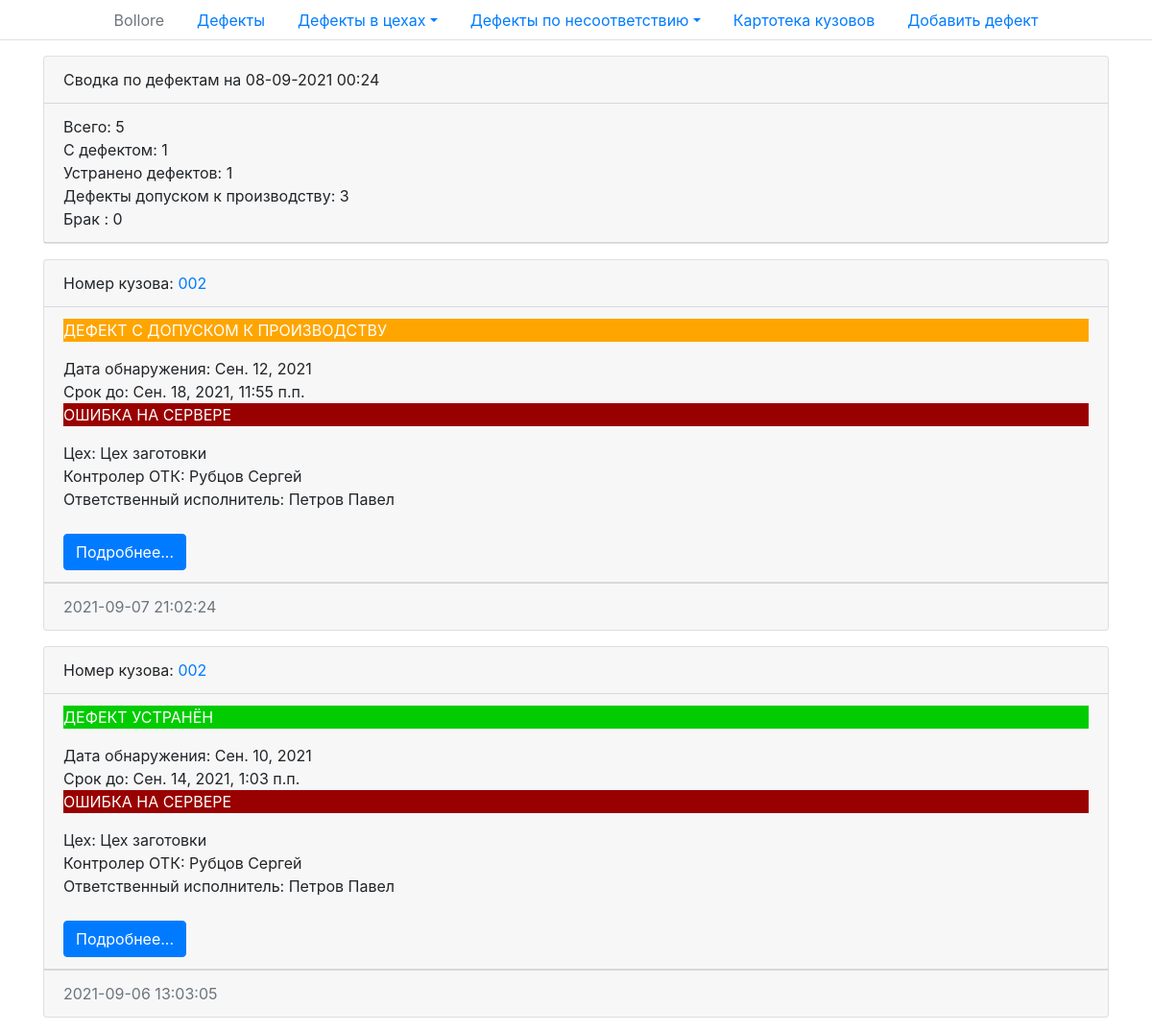
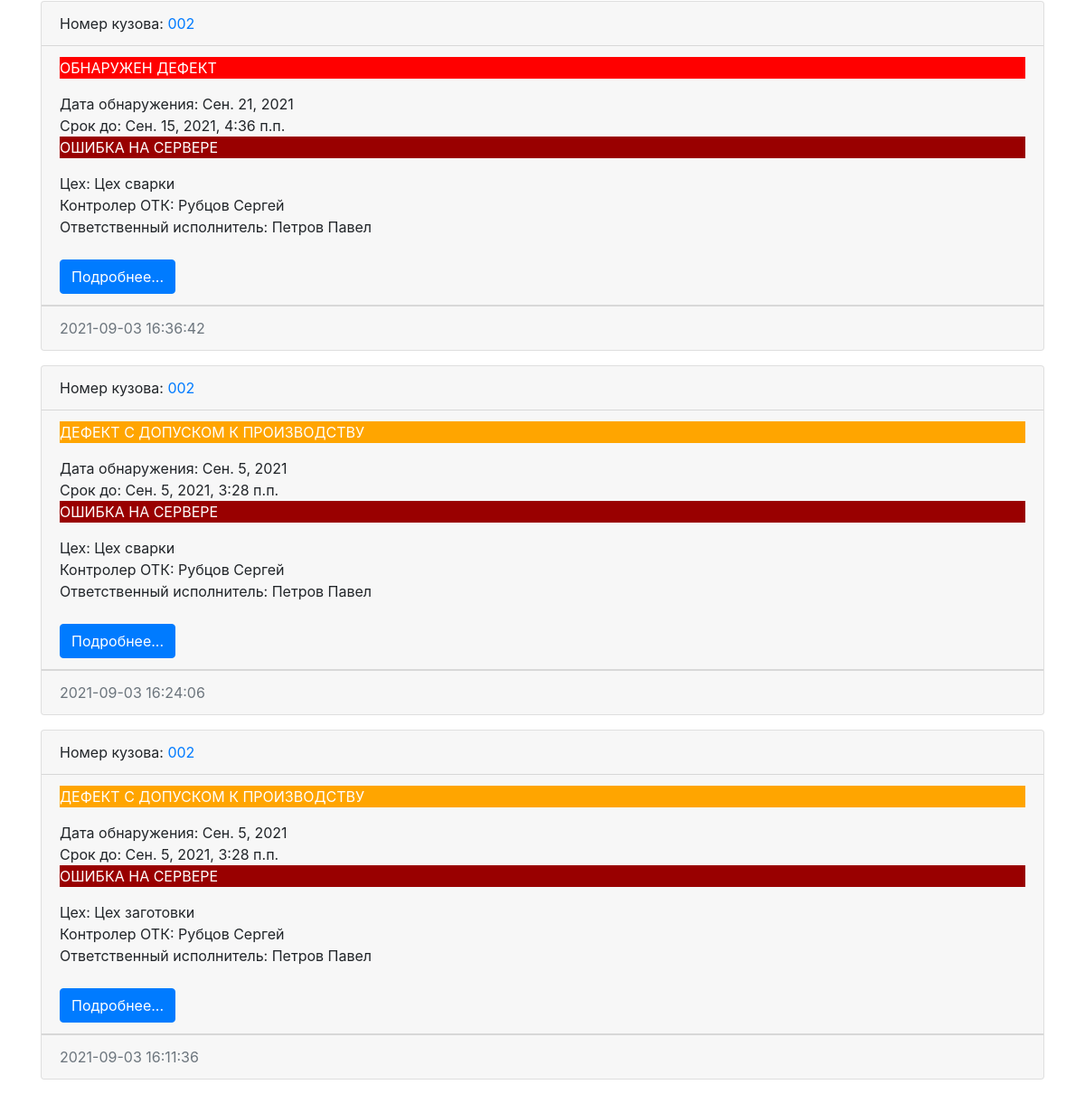
Page /body/2/ on the committed database (2 pictures, top to bottom).
### defects/models.py (models this page shows, shortened)
class Defects(models.Model):
    created_at = models.DateTimeField(auto_now_add=True, verbose_name='Дата создания')
    date_defect_detection = models.DateField(verbose_name='Дата обнаружения')
    term_up_to = models.DateTimeField(verbose_name='Срок до')
    status = models.ForeignKey(Status,
                               on_delete=models.PROTECT,
                               related_name='defects_status',
                               verbose_name='Статус дефекта',
                               )
    workshop = models.ForeignKey(Workshops,
                                 on_delete=models.PROTECT,
                                 related_name='defects_workshop',
                                 verbose_name='Цех'
                                 )
    detail = models.ForeignKey(Details,
                               on_delete=models.PROTECT,
                               related_name='defects_detail',
                               verbose_name='Деталь',
                               blank=True
                               )
    body_number = models.ForeignKey(Bodies,
                                    on_delete=models.PROTECT,
                                    related_name='defects_body_number',
                                    verbose_name='Номер кузова',
                                    )
    type_of_discrepancy = models.ForeignKey(TypeOfMismatch,
                                            on_delete=models.PROTECT,
                                            related_name='defects_type_of_discrepancy',
                                            verbose_name='Тип несоответствия',
                                            )
    number_of_inconsistencies = models.IntegerField(default=1,
                                                    verbose_name='Колличество несоответствий',
                                                    )
    priority = models.ForeignKey(Priority,
                                 on_delete=models.PROTECT,
                                 related_name='defects_priority',
                                 verbose_name='Приоритет',
                                 )
    discrepancy_description = models.TextField(blank=True, verbose_name='Описание несоответствия',
                                               default='Отсутствует')
    quality_controller = models.ForeignKey(User,
                                           on_delete=models.PROTECT,
                                           related_name='defects_quality_controller',
                                           verbose_name='Контролер ОТК',
                                           blank=True,
                                           null=True
                                           )
    responsible_executor = models.ForeignKey(User,
                                             on_delete=models.PROTECT,
                                             related_name='defects_responsible_executor',
                                             verbose_name='Ответственный исполнитель',
                                             null=True
                                             )
    def get_absolute_url(self):
        return reverse('defect', kwargs={'defect_id': self.pk})
    class Meta:
        verbose_name = 'дефект'
        verbose_name_plural = 'Дефекты'
        ordering = ['-created_at']

class Bodies(models.Model):
    body_number = models.CharField(max_length=150, unique=True, verbose_name='Номер кузова')
    def get_absolute_url(self):
        return reverse('bodies', kwargs={'body_id': self.pk})
    def __str__(self):
        return self.body_number
    class Meta:
        verbose_name = 'номер кузова'
        verbose_name_plural = 'Номера кузовов'

class Workshops(models.Model):
    name_workshop = models.CharField(max_length=150, verbose_name='Цех')
    responsible_executor = models.ForeignKey(User,
                                             on_delete=models.PROTECT,
                                             related_name='workshops_responsible_executor',
                                             verbose_name='Ответственный исполнитель'
                                             )
    def get_absolute_url(self):
        return reverse('workshops', kwargs={'shop_id': self.pk})
    def __str__(self):
        return self.name_workshop
    class Meta:
        verbose_name = 'цех'
        verbose_name_plural = 'Цеха'

### defects/views.py (the view)
# urls.py: path('body/<int:body_id>/', show_body, name='bodies'),
def show_body(request, body_id):
    defects = Defects.objects.filter(body_number_id=body_id)
    shops = Workshops.objects.all()
    counters = {'defect_count': Defects.objects.filter(status=1, body_number_id=body_id).count(),
                'defect_eliminated_count': Defects.objects.filter(status=2, body_number_id=body_id).count(),
                'defect_approved_count': Defects.objects.filter(status=3, body_number_id=body_id).count(),
                'production_defect_count': Defects.objects.filter(status=4, body_number_id=body_id).count(),
                }
    if len(defects) == 0:
        raise Http404
    context = {
        'defects': defects,
        'title': 'Все дефекты по выбранному кузову',
        'shops': shops,
        'counters': counters,
    }
    return render(request, 'defects/index.html', context)

### defects/templates/defects/index.html (shortened to what this page needs)
{% extends 'base.html' %}
{% block content %}
  {% include 'inc/_counters.html' %}
  {% for item in defects %}
    <div class="card mb-3">
      <div class="card-header">
        Номер кузова: <a href="{{ item.body_number.get_absolute_url }}">{{ item.body_number }}</a>
      </div>
      <div class="card-header">
        {% if item.status.pk == 4 %}
          <p style="background-color:#990000; color:#ffffff"> БРАК </p>
        {% elif item.status.pk == 3 %}
          <p style="background-color:#ffa500; color:#ffffff"> ДЕФЕКТ C ДОПУСКОМ К ПРОИЗВОДСТВУ </p>
        {% elif item.status.pk == 2 %}
          <p style="background-color:#00cc00; color:#ffffff"> ДЕФЕКТ УСТРАНЁН </p>
          {% elif item.status.pk == 1 %}
          <p style="background-color:#ff0000; color:#ffffff"> ОБНАРУЖЕН ДЕФЕКТ </p>
        {% else %}
          <p style="background-color:#ff0000; color:#ffffff">ОШИБКА В ПРОГРАММЕ</p>
        {% endif %}
        Дата обнаружения: {{ item.date_defect_detection }}
        <br> Срок до: {{ item.term_up_to }}
        <br>
        {% if 1 <= item.risk_level and item.risk_level <= 5 %}
          <p style="background-color:#00ff00; color:#ffffff"> НЕВЫСОКИЙ РИСК </p>
        {% elif 6 <= item.risk_level and item.risk_level <= 10 %}
          <p style="background-color:#ffa500; color:#ffffff"> СРЕДНИЙ РИСК </p>
        {% elif 12 <= item.risk_level and item.risk_level <= 15 %}
          <p style="background-color:#ff0000; color:#ffffff"> ВЫСОКИЙ РИСК </p>
        {% elif 16 <= item.risk_level and item.risk_level <= 25 %}
          <p style="background-color:#990000; color:#ffffff"> КРАЙНЕ ВЫСОКИЙ РИСК </p>
        {% else %}
          <p style="background-color:#990000; color:#ffffff"> ОШИБКА НА СЕРВЕРЕ </p>
        {% endif %}
        Цех: {{ item.workshop }}
        <br> Контролер ОТК: {{ item.quality_controller.last_name }} {{ item.quality_controller.first_name }}
        <br> Ответственный исполнитель: {{ item.responsible_executor.last_name }}
        {{ item.responsible_executor.first_name }} <br>
        <br> <a href="{{ item.get_absolute_url }}" class="btn btn-primary">Подробнее...</a>
      </div>
      <div class="card-footer text-muted">
        {{ item.created_at|date:"Y-m-d H:i:s" }}
      </div>
    </div>
  {% endfor %}
{% endblock %}

### rows in the picture
Defects: body_number "002", shows "ДЕФЕКТ C ДОПУСКОМ К ПРОИЗВОДСТВУ", date_defect_detection "Сен. 12, 2021", term_up_to "Сен. 18, 2021, 11:55 п.п.", workshop "Цех заготовки", quality_controller.last_name "Рубцов", quality_controller.first_name "Сергей", responsible_executor.last_name "Петров", responsible_executor.first_name "Павел", created_at "2021-09-07 21:02:24"
Defects: body_number "002", shows "ДЕФЕКТ УСТРАНЁН", date_defect_detection "Сен. 10, 2021", term_up_to "Сен. 14, 2021, 1:03 п.п.", workshop "Цех заготовки", quality_controller.last_name "Рубцов", quality_controller.first_name "Сергей", responsible_executor.last_name "Петров", responsible_executor.first_name "Павел", created_at "2021-09-06 13:03:05"
Defects: body_number "002", shows "ОБНАРУЖЕН ДЕФЕКТ", date_defect_detection "Сен. 21, 2021", term_up_to "Сен. 15, 2021, 4:36 п.п.", workshop "Цех сварки", quality_controller.last_name "Рубцов", quality_controller.first_name "Сергей", responsible_executor.last_name "Петров", responsible_executor.first_name "Павел", created_at "2021-09-03 16:36:42"
Defects: body_number "002", shows "ДЕФЕКТ C ДОПУСКОМ К ПРОИЗВОДСТВУ", date_defect_detection "Сен. 5, 2021", term_up_to "Сен. 5, 2021, 3:28 п.п.", workshop "Цех сварки", quality_controller.last_name "Рубцов", quality_controller.first_name "Сергей", responsible_executor.last_name "Петров", responsible_executor.first_name "Павел", created_at "2021-09-03 16:24:06"
Defects: body_number "002", shows "ДЕФЕКТ C ДОПУСКОМ К ПРОИЗВОДСТВУ", date_defect_detection "Сен. 5, 2021", term_up_to "Сен. 5, 2021, 3:28 п.п.", workshop "Цех заготовки", quality_controller.last_name "Рубцов", quality_controller.first_name "Сергей", responsible_executor.last_name "Петров", responsible_executor.first_name "Павел", created_at "2021-09-03 16:11:36"

### other values in the picture
{{ defects.count }} "5"
{{ counters.defect_count }} "1"
{{ counters.defect_eliminated_count }} "1"
{{ counters.defect_approved_count }} "3"
{{ counters.production_defect_count }} "0"
